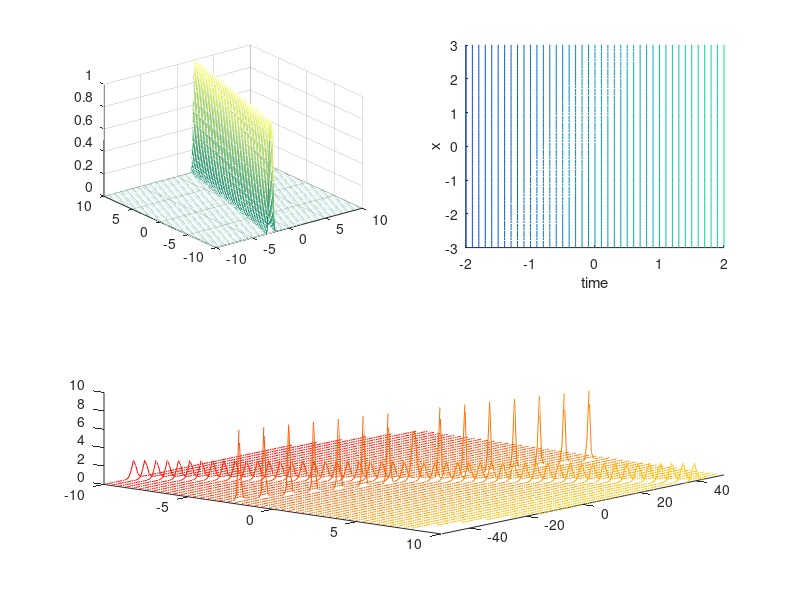

Write the MATLAB code that produced this figure.
% Soliton

clear
%%%%%%%%%%%%%%%%%%
subplot(221)
a=4;
c0=0;
[t,x]=meshgrid(-10:.1:10);
u=sech(sqrt(a)*(x-a*t-c0).^2/2);

mesh(t,x,u)
colormap summer

axis fill
%%%%%%%%%%%%%%%%
subplot(212)
hold on
set(gca,'colororder',autumn)
[t2,x2]=meshgrid(-10:.4:10,-50:.8:50);
z=12*(3+4*cosh(8*t2-2*x2)+cosh(64*t2-4*x2))...
    ./(cosh(36*t2-3*x2)+3*cosh(28*t2-x2)).^2;

plot3(t2,x2,z)
view(40,40)
axis([-10 10 -50 50 0 10])


%%%%%%%%%%%%%%%%%%%
subplot(222)
% hold on
% axis
hold on
set(gca,'colororder',winter)

plot3(t,x,u)
axis([-2 2 -3 3 0 2])
xlabel('time');ylabel('x');zlabel('u');

n=0;
h = msgbox('stop rotating','stop','warn');
while  ishandle(h)
n=n+3;
view(n,20)
pause(0.04);
if n>360
    n=mod(n,360);
end
end